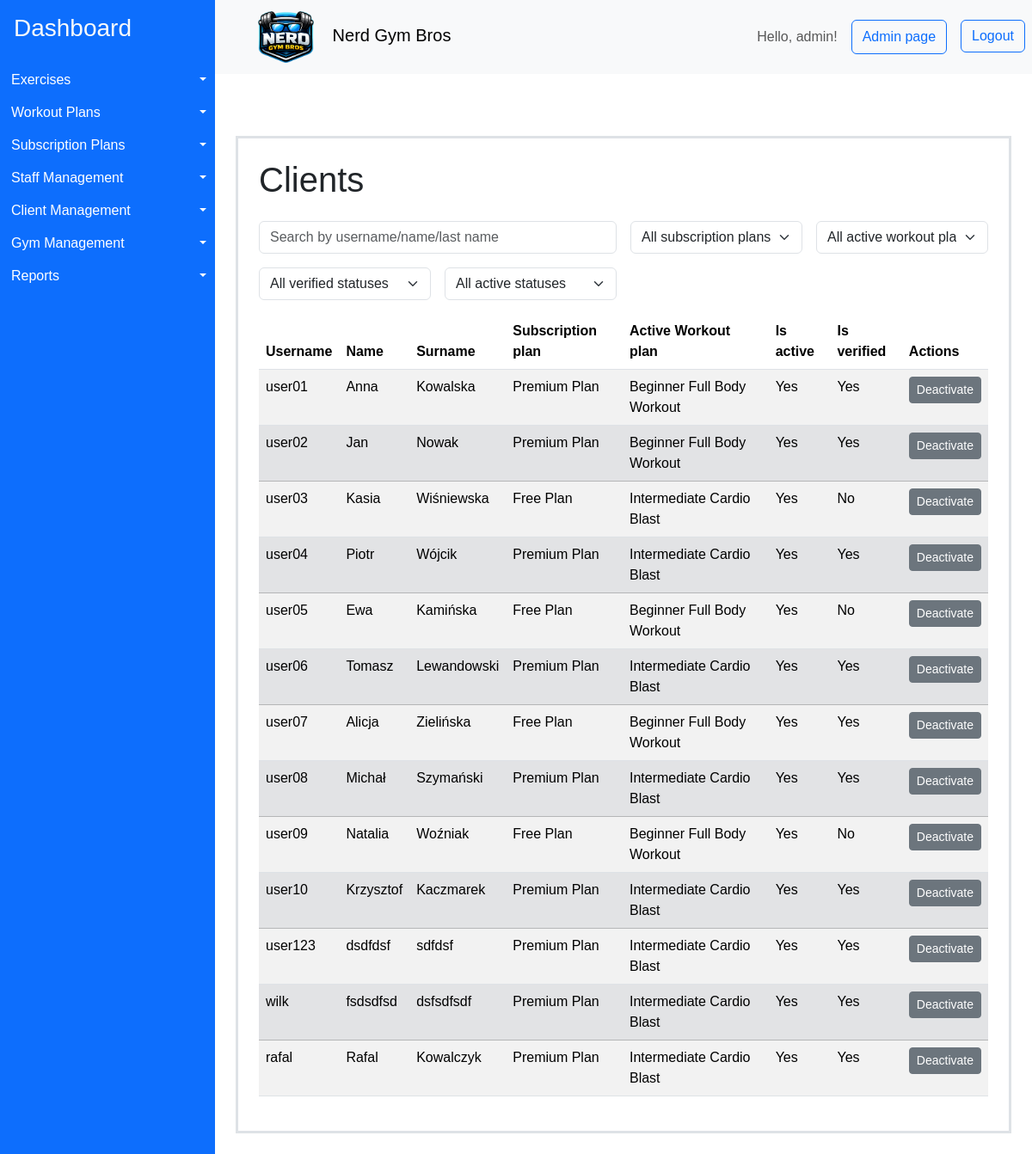
Page /clients/ (signed in) on the committed database.
### gymApp/models/client_profile.py (models this page shows, shortened)
class ClientProfile(models.Model):
    user = models.OneToOneField(User, on_delete=models.CASCADE)
    subscription_plan = models.ForeignKey(
        SubscriptionPlan, on_delete=models.SET_NULL, null=True, blank=True
    )
    active_workout_plan = models.ForeignKey(
        WorkoutPlan, on_delete=models.SET_NULL, null=True, blank=True
    )
    age = models.IntegerField(null=True, blank=True)
    weight = models.FloatField(null=True, blank=True)  # in kg
    height = models.FloatField(null=True, blank=True)  # in cm
    goals = models.TextField(null=True, blank=True)
    verified = models.BooleanField(default=False)
    stripe_customer_id = models.CharField(max_length=255, null=True, blank=True)
    class Meta:
        indexes = [
            models.Index(fields=["subscription_plan"]),
            models.Index(fields=["active_workout_plan"]),
            models.Index(fields=["verified"]),
            models.Index(fields=["stripe_customer_id"]),
        ]

### gymApp/models/subscription.py (models this page shows, shortened)
class SubscriptionPlan(models.Model):
    name = models.CharField(max_length=100)
    price = models.DecimalField(max_digits=10, decimal_places=2)  # e.g., 99.99
    stripe_price_id = models.CharField(
        max_length=255, unique=True, null=True, blank=True
    )
    features = models.TextField()  # Description of features included
    workout_plans = models.ManyToManyField(WorkoutPlan)
    created_at = models.DateTimeField(auto_now_add=True)
    updated_at = models.DateTimeField(auto_now=True)
    class Meta:
        indexes = [
            models.Index(fields=["name"]),
            models.Index(fields=["created_at"]),
        ]

### gymApp/models/workout_plan.py (models this page shows, shortened)
class WorkoutPlan(models.Model):
    name = models.CharField(max_length=100)
    description = models.TextField()
    created_at = models.DateTimeField(auto_now_add=True)
    updated_at = models.DateTimeField(auto_now=True)
    difficulty_level = models.ForeignKey(DifficultyLevel, on_delete=models.CASCADE)
    class Meta:
        indexes = [
            models.Index(fields=["name"]),
            models.Index(fields=["difficulty_level"]),
            models.Index(fields=["created_at"]),
        ]

### gymApp/views/admin_page.py (the view)
# urls.py: path("clients/", views.ClientListView.as_view(), name="client_list"),
class ClientListView(LoginRequiredMixin, PermissionRequiredMixin, ListView):
    model = ClientProfile
    template_name = "gymApp/client/list.html"
    context_object_name = "clients"
    permission_required = "gymApp.view_clientprofile"
    raise_exception = True

### gymApp/templates/gymApp/client/list.html (shortened to what this page needs)
{% extends "gymApp/layout.html" %}
{% load bootstrap_icons %}
{% load static %}
{% block content %}
<div class="container mt-5 p-4 border border-3" >
    <div class="d-flex justify-content-between align-items-center mb-3">
    <h1>Clients</h1>
    </div>
    <div class="row g-3 mb-3">
        <div class="col-md-6">
            <input id="searchInput" type="text" class="form-control" placeholder="Search by username/name/last name">
        </div>
        <div class="col-md-3">
            <select id="subscriptionPlanFilter" class="form-select">
                <option value="">All subscription plans</option>
            </select>
        </div>
        <div class="col-md-3">
            <select id="activeWorkoutPlanFilter" class="form-select">
                <option value="">All active workout plans</option>
            </select>
        </div>
        <div class="col-md-3">
            <select id="verifiedFilter" class="form-select">
                <option value="">All verified statuses</option>
            </select>
        </div>
        <div class="col-md-3">
            <select id="activeFilter" class="form-select">
                <option value="">All active statuses</option>
            </select>
        </div>
    </div>
    <table id="clientTable" class="table table-striped">
        <thead>
            <tr>
                <th class="sortable-th" scope="col">Username</th>
                <th class="sortable-th" scope="col">Name</th>
                <th class="sortable-th" scope="col">Surname</th>
                <th class="sortable-th" scope="col">Subscription plan</th>
                <th class="sortable-th" scope="col">Active Workout plan</th>
                <th class="sortable-th" scope="col">Is active</th>
                <th class="sortable-th" scope="col">Is verified</th>
                <th class="sortable-th" scope="col">Actions</th>
            </tr>
        </thead>
        <tbody>
            {% for client in clients %}
                    <tr>
                        <td class="client-username">{{ client.user.username }}</td>
                        <td class="client-name">{{ client.user.first_name }}</td>
                        <td class="client-surname">{{ client.user.last_name }}</td>
                        <td class="client-subscription-plan">{{ client.subscription_plan.name }}</td>
                        <td class="client-active-workout-plan">{% if client.active_workout_plan %}{{ client.active_workout_plan.name }}{% else %}N/A{% endif %}</td>
                        <td class="client-is-active">{% if client.user.is_active %}Yes{% else %}No{% endif %}</td>
                        <td class="client-is-verified">{% if client.verified %}Yes{% else %}No{% endif %}</td>
                        <td>
                            <a href="{% url 'client_toggle_active' client.pk %}" class="btn btn-secondary btn-sm">
                                {% if client.user.is_active %}Deactivate{% else %}Activate{% endif %}
                        </td>
                    </tr>
            {% empty %}
                    <tr>
                        <td class="text-center text-muted" colspan="9">No clients.</td>
                    </tr>
            {% endfor %}
        </tbody>
    </table>
</div>
{% endblock %}

### gymApp/templates/gymApp/layout.html (shortened to what this page needs)
{% load bootstrap_icons %}
{% load static %}
<!DOCTYPE html>
<html>
    <head>
        <link href="https://cdn.jsdelivr.net/npm/bootstrap@5.3.8/dist/css/bootstrap.min.css" rel="stylesheet">
        <link rel="stylesheet" href="{% static 'styles/styles.css' %}">
    </head>
    <body>
    <div class="container-fluid layout d-flex flex-row p-0">
      <aside class="sidebar bg-primary" id="sidebar">
        <a class="d-block h3 pt-3 ps-3 link-light link-underline-opacity-0" href="{% url 'home'%}">Dashboard</a>
        <ul class="list-group mt-4" style="white-space: nowrap;" >
          {% if perms.gymApp.view_exercise %}
            <li class="d-flex  btn-group" >
              <a href="{% url 'exercise_list' %}" class="d-block text-start btn btn-primary rounded-0 flex-grow-1 "> {% bs_icon 'person-walking' size='1.25em'  %} Exercises</a>
              <button type="button" class="d-block btn btn-primary rounded-0 dropdown-toggle dropdown-toggle-split flex-grow-0 flex-shrink-0 " data-bs-toggle="dropdown" aria-expanded="false">
              </button>
            </li>
          {% endif %}
          {% if perms.gymApp.view_workoutplan %}
            <li class="d-flex  btn-group">
              <a href="{% url 'workout_plan_list' %}" class="d-block text-start btn btn-primary rounded-0 flex-grow-1 "> {% bs_icon 'list-check' size='1.25em'  %} Workout Plans</a>
              <button type="button" class="d-block btn btn-primary rounded-0 dropdown-toggle dropdown-toggle-split flex-grow-0 flex-shrink-0 " data-bs-toggle="dropdown" aria-expanded="false">
              </button>
            </li>
          {% endif %}
          {% if perms.gymApp.view_subscriptionplan %}
            <li class="d-flex  btn-group">
              <a href="{% url 'subscription_plan_list' %}" class="d-block text-start btn btn-primary rounded-0 flex-grow-1 "> {% bs_icon 'currency-dollar' size='1.25em'  %} Subscription Plans</a>
              <button type="button" class="d-block btn btn-primary rounded-0 dropdown-toggle dropdown-toggle-split flex-grow-0 flex-shrink-0 " data-bs-toggle="dropdown" aria-expanded="false">
              </button>
            </li>
          {% endif %}
          {% if user.is_superuser %}
          <li class="d-flex  btn-group">
            <a href="{% url 'staff_list' %}" class="d-block text-start btn btn-primary rounded-0 flex-grow-1 "> {% bs_icon 'hammer' size='1.25em'  %} Staff Management</a>
            <button type="button" class="d-block btn btn-primary rounded-0 dropdown-toggle dropdown-toggle-split flex-grow-0 flex-shrink-0 " data-bs-toggle="dropdown" aria-expanded="false">
            </button>
          </li>
          {% endif %}
          {% if perms.gymApp.view_clientprofile %}
          <li class="d-flex  btn-group">
            <a href="{% url 'client_list' %}" class="d-block text-start btn btn-primary rounded-0 flex-grow-1 "> {% bs_icon 'people-fill' size='1.25em'  %} Client Management</a>
            <button type="button" class="d-block btn btn-primary rounded-0 dropdown-toggle dropdown-toggle-split flex-grow-0 flex-shrink-0 " data-bs-toggle="dropdown" aria-expanded="false">
            </button>
          </li>
          {% endif %}
          {% if perms.gymApp.view_gym %}
          <li class="d-flex  btn-group">
            <a href="{% url 'gym_list' %}" class="d-block text-start btn btn-primary rounded-0 flex-grow-1 "> {% bs_icon 'houses-fill' size='1.25em'  %} Gym Management</a>
            <button type="button" class="d-block btn btn-primary rounded-0 dropdown-toggle dropdown-toggle-split flex-grow-0 flex-shrink-0 " data-bs-toggle="dropdown" aria-expanded="false">
            </button>
          </li>
          {% endif %}
          <li class="d-flex  btn-group">
            <a href="{% url 'reports' %}" class="d-block text-start btn btn-primary rounded-0 flex-grow-1 "> {% bs_icon 'file-earmark-bar-graph-fill' size='1.25em'  %} Reports</a>
            <button type="button" class="d-block btn btn-primary rounded-0 dropdown-toggle dropdown-toggle-split flex-grow-0 flex-shrink-0 " data-bs-toggle="dropdown" aria-expanded="false">
            </button>
          </li>
        </ul>
      </aside>
      <div class="content container-fluid p-0">
        <nav class="navbar navbar-light bg-light p-2">
          <div class="d-flex align-items-center">
          <button class="btn toggle-btn" id="toggleBtn">{% bs_icon 'list' size='1.75em' color='blue' %}</button>
          <span class="navbar-brand mb-0 h1 ms-3"><img class="me-3" src="{% static 'assets/icons/logo.png' %}" alt="Nerd Gym Bros Logo" style="height: 3em;"> Nerd Gym Bros </span>
          </div>
          <div class="d-flex">
          <span class=" navbar-text me-3"> Hello, {{ user.username }}! </span>
          {% if user.is_superuser %}
            <button class="btn btn-outline-primary me-3" onclick="location.href='{% url 'admin:index' %}'">Admin page</button>
          {% endif %}
          <form method="post" action="{% url 'logout' %}">
              <button type="submit" class="btn btn-outline-primary">Logout</button>
          </form>
          </div>
        </nav>
        <main class='p-4'>
            {% block content %}{% endblock %}
        </main>
      </div>
    </div>
    </body>
</html>

### gymApp/static/styles/styles.css (style rules this page uses)
* { box-sizing: border-box; }
body { box-sizing: border-box; margin: 0; font-family: sans-serif; }
.layout { min-height: 100vh; }
.sidebar { overflow:hidden; transform: translateX(0); min-width: 250px; width: 250px; transition: width .15s ease-in-out; }
.toggle-btn { display: block; }
.sortable-th { cursor: pointer; }

### rows in the picture
ClientProfile: user.username "user01", user.first_name "Anna", user.last_name "Kowalska", subscription_plan.name "Premium Plan", active_workout_plan.name "Beginner Full Body Workout", shows "Yes", verified "Yes", shows "Deactivate"
ClientProfile: user.username "user02", user.first_name "Jan", user.last_name "Nowak", subscription_plan.name "Premium Plan", active_workout_plan.name "Beginner Full Body Workout", shows "Yes", verified "Yes", shows "Deactivate"
ClientProfile: user.username "user03", user.first_name "Kasia", user.last_name "Wiśniewska", subscription_plan.name "Free Plan", active_workout_plan.name "Intermediate Cardio Blast", shows "Yes", verified "No", shows "Deactivate"
ClientProfile: user.username "user04", user.first_name "Piotr", user.last_name "Wójcik", subscription_plan.name "Premium Plan", active_workout_plan.name "Intermediate Cardio Blast", shows "Yes", verified "Yes", shows "Deactivate"
ClientProfile: user.username "user05", user.first_name "Ewa", user.last_name "Kamińska", subscription_plan.name "Free Plan", active_workout_plan.name "Beginner Full Body Workout", shows "Yes", verified "No", shows "Deactivate"
ClientProfile: user.username "user06", user.first_name "Tomasz", user.last_name "Lewandowski", subscription_plan.name "Premium Plan", active_workout_plan.name "Intermediate Cardio Blast", shows "Yes", verified "Yes", shows "Deactivate"
ClientProfile: user.username "user07", user.first_name "Alicja", user.last_name "Zielińska", subscription_plan.name "Free Plan", active_workout_plan.name "Beginner Full Body Workout", shows "Yes", verified "Yes", shows "Deactivate"
ClientProfile: user.username "user08", user.first_name "Michał", user.last_name "Szymański", subscription_plan.name "Premium Plan", active_workout_plan.name "Intermediate Cardio Blast", shows "Yes", verified "Yes", shows "Deactivate"
ClientProfile: user.username "user09", user.first_name "Natalia", user.last_name "Woźniak", subscription_plan.name "Free Plan", active_workout_plan.name "Beginner Full Body Workout", shows "Yes", verified "No", shows "Deactivate"
ClientProfile: user.username "user10", user.first_name "Krzysztof", user.last_name "Kaczmarek", subscription_plan.name "Premium Plan", active_workout_plan.name "Intermediate Cardio Blast", shows "Yes", verified "Yes", shows "Deactivate"
ClientProfile: user.username "user123", user.first_name "dsdfdsf", user.last_name "sdfdsf", subscription_plan.name "Premium Plan", active_workout_plan.name "Intermediate Cardio Blast", shows "Yes", verified "Yes", shows "Deactivate"
ClientProfile: user.username "wilk", user.first_name "fsdsdfsd", user.last_name "dsfsdfsdf", subscription_plan.name "Premium Plan", active_workout_plan.name "Intermediate Cardio Blast", shows "Yes", verified "Yes", shows "Deactivate"
ClientProfile: user.username "rafal", user.first_name "Rafal", user.last_name "Kowalczyk", subscription_plan.name "Premium Plan", active_workout_plan.name "Intermediate Cardio Blast", shows "Yes", verified "Yes", shows "Deactivate"

### other values in the picture
{{ user.username }} "admin"
